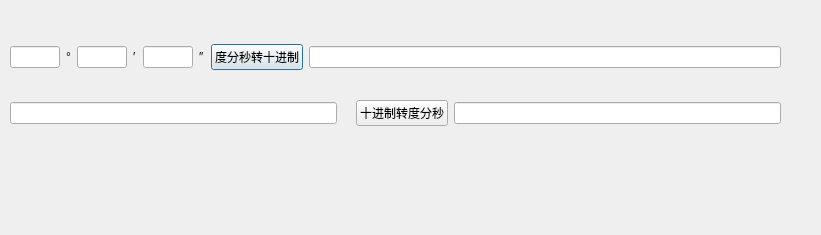
<?xml version="1.0" encoding="UTF-8"?>
<ui version="4.0">
 <class>Dialog</class>
 <widget class="QDialog" name="Dialog">
  <property name="geometry">
   <rect>
    <x>0</x>
    <y>0</y>
    <width>821</width>
    <height>235</height>
   </rect>
  </property>
  <property name="maximumSize">
   <size>
    <width>16777</width>
    <height>16777215</height>
   </size>
  </property>
  <property name="windowTitle">
   <string>十进制与度分秒互相转换</string>
  </property>
  <widget class="QWidget" name="verticalLayoutWidget">
   <property name="geometry">
    <rect>
     <x>10</x>
     <y>20</y>
     <width>771</width>
     <height>131</height>
    </rect>
   </property>
   <layout class="QVBoxLayout" name="verticalLayout">
    <item>
     <layout class="QHBoxLayout" name="horizontalLayout_2">
      <item>
       <widget class="QLineEdit" name="lineEdit_3">
        <property name="maximumSize">
         <size>
          <width>50</width>
          <height>16777215</height>
         </size>
        </property>
       </widget>
      </item>
      <item>
       <widget class="QLabel" name="label">
        <property name="text">
         <string>°</string>
        </property>
       </widget>
      </item>
      <item>
       <widget class="QLineEdit" name="lineEdit_4">
        <property name="maximumSize">
         <size>
          <width>50</width>
          <height>16777215</height>
         </size>
        </property>
       </widget>
      </item>
      <item>
       <widget class="QLabel" name="label_2">
        <property name="text">
         <string>′</string>
        </property>
       </widget>
      </item>
      <item>
       <widget class="QLineEdit" name="lineEdit_5">
        <property name="maximumSize">
         <size>
          <width>50</width>
          <height>16777215</height>
         </size>
        </property>
       </widget>
      </item>
      <item>
       <widget class="QLabel" name="label_3">
        <property name="text">
         <string>″</string>
        </property>
       </widget>
      </item>
      <item>
       <widget class="QPushButton" name="pushButton_2">
        <property name="text">
         <string>度分秒转十进制</string>
        </property>
       </widget>
      </item>
      <item>
       <widget class="QLineEdit" name="lineEdit_6">
        <property name="readOnly">
         <bool>true</bool>
        </property>
       </widget>
      </item>
     </layout>
    </item>
    <item>
     <layout class="QHBoxLayout" name="horizontalLayout">
      <item>
       <widget class="QLineEdit" name="lineEdit"/>
      </item>
      <item>
       <widget class="QLabel" name="label_4">
        <property name="text">
         <string/>
        </property>
       </widget>
      </item>
      <item>
       <widget class="QPushButton" name="pushButton">
        <property name="text">
         <string>十进制转度分秒</string>
        </property>
       </widget>
      </item>
      <item>
       <widget class="QLineEdit" name="lineEdit_2">
        <property name="readOnly">
         <bool>true</bool>
        </property>
       </widget>
      </item>
     </layout>
    </item>
   </layout>
  </widget>
 </widget>
 <resources/>
 <connections/>
</ui>
